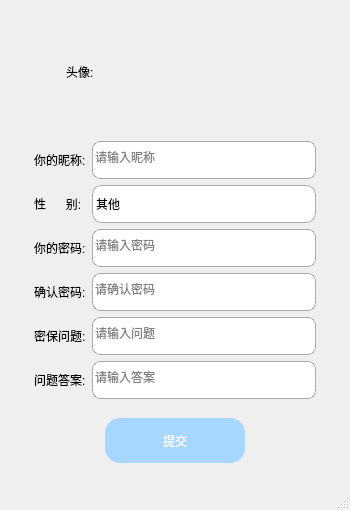
<?xml version="1.0" encoding="UTF-8"?>
<ui version="4.0">
 <class>RegisterWindow</class>
 <widget class="QMainWindow" name="RegisterWindow">
  <property name="windowModality">
   <enum>Qt::WindowModality::WindowModal</enum>
  </property>
  <property name="geometry">
   <rect>
    <x>0</x>
    <y>0</y>
    <width>350</width>
    <height>510</height>
   </rect>
  </property>
  <property name="minimumSize">
   <size>
    <width>350</width>
    <height>510</height>
   </size>
  </property>
  <property name="maximumSize">
   <size>
    <width>350</width>
    <height>510</height>
   </size>
  </property>
  <property name="windowTitle">
   <string>注册账号</string>
  </property>
  <property name="styleSheet">
   <string notr="true"/>
  </property>
  <widget class="QWidget" name="centralwidget">
   <layout class="QGridLayout" name="gridLayout_2">
    <item row="0" column="0">
     <layout class="QHBoxLayout" name="horizontalLayout_2">
      <item>
       <widget class="QLabel" name="label_4">
        <property name="sizePolicy">
         <sizepolicy hsizetype="Fixed" vsizetype="Fixed">
          <horstretch>0</horstretch>
          <verstretch>0</verstretch>
         </sizepolicy>
        </property>
        <property name="minimumSize">
         <size>
          <width>80</width>
          <height>80</height>
         </size>
        </property>
        <property name="maximumSize">
         <size>
          <width>47</width>
          <height>100</height>
         </size>
        </property>
        <property name="styleSheet">
         <string notr="true">font: 12pt &quot;Microsoft YaHei UI&quot;;

color:black;
</string>
        </property>
        <property name="text">
         <string>头像:</string>
        </property>
       </widget>
      </item>
      <item>
       <widget class="LabelRegis" name="lab_avator">
        <property name="sizePolicy">
         <sizepolicy hsizetype="Fixed" vsizetype="Fixed">
          <horstretch>0</horstretch>
          <verstretch>0</verstretch>
         </sizepolicy>
        </property>
        <property name="minimumSize">
         <size>
          <width>100</width>
          <height>100</height>
         </size>
        </property>
        <property name="maximumSize">
         <size>
          <width>100</width>
          <height>100</height>
         </size>
        </property>
        <property name="cursor">
         <cursorShape>PointingHandCursor</cursorShape>
        </property>
        <property name="styleSheet">
         <string notr="true"/>
        </property>
        <property name="text">
         <string/>
        </property>
       </widget>
      </item>
     </layout>
    </item>
    <item row="1" column="0">
     <layout class="QGridLayout" name="gridLayout">
      <item row="1" column="1" alignment="Qt::AlignmentFlag::AlignLeft">
       <widget class="QComboBox" name="cbbox_sex">
        <property name="sizePolicy">
         <sizepolicy hsizetype="Preferred" vsizetype="Maximum">
          <horstretch>0</horstretch>
          <verstretch>0</verstretch>
         </sizepolicy>
        </property>
        <property name="minimumSize">
         <size>
          <width>224</width>
          <height>38</height>
         </size>
        </property>
        <property name="maximumSize">
         <size>
          <width>224</width>
          <height>38</height>
         </size>
        </property>
        <property name="cursor">
         <cursorShape>PointingHandCursor</cursorShape>
        </property>
        <property name="contextMenuPolicy">
         <enum>Qt::ContextMenuPolicy::NoContextMenu</enum>
        </property>
        <property name="whatsThis">
         <string>&lt;html&gt;&lt;head/&gt;&lt;body&gt;&lt;p&gt;&lt;br/&gt;&lt;/p&gt;&lt;/body&gt;&lt;/html&gt;</string>
        </property>
        <property name="styleSheet">
         <string notr="true">QComboBox {
    font: 12pt &quot;Microsoft YaHei UI&quot;;
    border: 1px solid rgba(0, 0, 0, 0.3);
    border-radius: 8px;
    color: black;
    padding-right: 10px;
    padding-left: 3px;  
    text-align: left;  
    border-radius: 10px;
}
QComboBox::drop-down {
  border: none; 
}
QComboBox QAbstractItemView {
    background-color: white;
    border-radius: 0px;
    outline: 0;
    color: black;
    selection-background-color: rgb(235, 235, 235);
    selection-color: black;
    alternate-background-color: white;
}
QComboBox QAbstractItemView::item {
    background-color: white;
    color: black;
}
QComboBox QAbstractItemView::item:selected {
    background-color: rgb(235, 235, 235);
    color: black;
}
QComboBox QAbstractItemView::item:hover {
    background-color: rgb(242, 242, 242);
    color: black;
}</string>
        </property>
        <item>
         <property name="text">
          <string>其他</string>
         </property>
        </item>
        <item>
         <property name="text">
          <string>男</string>
         </property>
        </item>
        <item>
         <property name="text">
          <string>女</string>
         </property>
        </item>
       </widget>
      </item>
      <item row="5" column="0">
       <widget class="QLabel" name="lab_question">
        <property name="sizePolicy">
         <sizepolicy hsizetype="Maximum" vsizetype="Preferred">
          <horstretch>0</horstretch>
          <verstretch>0</verstretch>
         </sizepolicy>
        </property>
        <property name="styleSheet">
         <string notr="true">font: 12pt &quot;Microsoft YaHei UI&quot;;

color:black;
</string>
        </property>
        <property name="text">
         <string>问题答案:</string>
        </property>
       </widget>
      </item>
      <item row="4" column="1">
       <widget class="LineRegis" name="line_question">
        <property name="sizePolicy">
         <sizepolicy hsizetype="Expanding" vsizetype="Minimum">
          <horstretch>0</horstretch>
          <verstretch>0</verstretch>
         </sizepolicy>
        </property>
        <property name="minimumSize">
         <size>
          <width>224</width>
          <height>38</height>
         </size>
        </property>
        <property name="maximumSize">
         <size>
          <width>224</width>
          <height>38</height>
         </size>
        </property>
        <property name="contextMenuPolicy">
         <enum>Qt::ContextMenuPolicy::NoContextMenu</enum>
        </property>
        <property name="styleSheet">
         <string notr="true">font: 12pt &quot;Microsoft YaHei UI&quot;;
border: 1px solid rgba(0, 0, 0, 0.3);
border-radius: 8px;
color:grey;
</string>
        </property>
        <property name="text">
         <string>请输入问题</string>
        </property>
        <property name="maxLength">
         <number>12</number>
        </property>
       </widget>
      </item>
      <item row="1" column="0">
       <widget class="QLabel" name="lab_sex">
        <property name="sizePolicy">
         <sizepolicy hsizetype="Maximum" vsizetype="Preferred">
          <horstretch>0</horstretch>
          <verstretch>0</verstretch>
         </sizepolicy>
        </property>
        <property name="styleSheet">
         <string notr="true">font: 12pt &quot;Microsoft YaHei UI&quot;;

color:black;
</string>
        </property>
        <property name="text">
         <string>性      别:</string>
        </property>
       </widget>
      </item>
      <item row="3" column="0">
       <widget class="QLabel" name="label_password2">
        <property name="sizePolicy">
         <sizepolicy hsizetype="Maximum" vsizetype="Preferred">
          <horstretch>0</horstretch>
          <verstretch>0</verstretch>
         </sizepolicy>
        </property>
        <property name="styleSheet">
         <string notr="true">font: 12pt &quot;Microsoft YaHei UI&quot;;

color:black;
</string>
        </property>
        <property name="text">
         <string>确认密码:</string>
        </property>
       </widget>
      </item>
      <item row="2" column="1">
       <widget class="LineRegis" name="line_password">
        <property name="sizePolicy">
         <sizepolicy hsizetype="Expanding" vsizetype="Minimum">
          <horstretch>0</horstretch>
          <verstretch>0</verstretch>
         </sizepolicy>
        </property>
        <property name="minimumSize">
         <size>
          <width>224</width>
          <height>38</height>
         </size>
        </property>
        <property name="maximumSize">
         <size>
          <width>224</width>
          <height>38</height>
         </size>
        </property>
        <property name="contextMenuPolicy">
         <enum>Qt::ContextMenuPolicy::NoContextMenu</enum>
        </property>
        <property name="styleSheet">
         <string notr="true">font: 12pt &quot;Microsoft YaHei UI&quot;;
border: 1px solid rgba(0, 0, 0, 0.3);
border-radius: 8px;
color:grey;
</string>
        </property>
        <property name="text">
         <string>请输入密码</string>
        </property>
        <property name="maxLength">
         <number>12</number>
        </property>
       </widget>
      </item>
      <item row="3" column="1">
       <widget class="LineRegis" name="line_password2">
        <property name="sizePolicy">
         <sizepolicy hsizetype="Expanding" vsizetype="Minimum">
          <horstretch>0</horstretch>
          <verstretch>0</verstretch>
         </sizepolicy>
        </property>
        <property name="minimumSize">
         <size>
          <width>224</width>
          <height>38</height>
         </size>
        </property>
        <property name="maximumSize">
         <size>
          <width>224</width>
          <height>38</height>
         </size>
        </property>
        <property name="contextMenuPolicy">
         <enum>Qt::ContextMenuPolicy::NoContextMenu</enum>
        </property>
        <property name="styleSheet">
         <string notr="true">font: 12pt &quot;Microsoft YaHei UI&quot;;
border: 1px solid rgba(0, 0, 0, 0.3);
border-radius: 8px;
color:grey;
</string>
        </property>
        <property name="text">
         <string>请确认密码</string>
        </property>
        <property name="maxLength">
         <number>12</number>
        </property>
       </widget>
      </item>
      <item row="5" column="1">
       <widget class="LineRegis" name="line_answer">
        <property name="sizePolicy">
         <sizepolicy hsizetype="Expanding" vsizetype="Minimum">
          <horstretch>0</horstretch>
          <verstretch>0</verstretch>
         </sizepolicy>
        </property>
        <property name="minimumSize">
         <size>
          <width>224</width>
          <height>38</height>
         </size>
        </property>
        <property name="maximumSize">
         <size>
          <width>224</width>
          <height>38</height>
         </size>
        </property>
        <property name="contextMenuPolicy">
         <enum>Qt::ContextMenuPolicy::NoContextMenu</enum>
        </property>
        <property name="styleSheet">
         <string notr="true">font: 12pt &quot;Microsoft YaHei UI&quot;;
border: 1px solid rgba(0, 0, 0, 0.3);
border-radius: 8px;
color:grey;
</string>
        </property>
        <property name="text">
         <string>请输入答案</string>
        </property>
        <property name="maxLength">
         <number>12</number>
        </property>
       </widget>
      </item>
      <item row="2" column="0">
       <widget class="QLabel" name="lab_password">
        <property name="sizePolicy">
         <sizepolicy hsizetype="Maximum" vsizetype="Preferred">
          <horstretch>0</horstretch>
          <verstretch>0</verstretch>
         </sizepolicy>
        </property>
        <property name="styleSheet">
         <string notr="true">font: 12pt &quot;Microsoft YaHei UI&quot;;

color:black;
</string>
        </property>
        <property name="text">
         <string>你的密码:</string>
        </property>
       </widget>
      </item>
      <item row="0" column="1">
       <widget class="LineRegis" name="line_nickname">
        <property name="sizePolicy">
         <sizepolicy hsizetype="Expanding" vsizetype="Maximum">
          <horstretch>0</horstretch>
          <verstretch>0</verstretch>
         </sizepolicy>
        </property>
        <property name="minimumSize">
         <size>
          <width>224</width>
          <height>38</height>
         </size>
        </property>
        <property name="maximumSize">
         <size>
          <width>224</width>
          <height>38</height>
         </size>
        </property>
        <property name="contextMenuPolicy">
         <enum>Qt::ContextMenuPolicy::NoContextMenu</enum>
        </property>
        <property name="styleSheet">
         <string notr="true">font: 12pt &quot;Microsoft YaHei UI&quot;;
border: 1px solid rgba(0, 0, 0, 0.3);
border-radius: 8px;
color:grey;
</string>
        </property>
        <property name="text">
         <string>请输入昵称</string>
        </property>
        <property name="maxLength">
         <number>5</number>
        </property>
       </widget>
      </item>
      <item row="0" column="0">
       <widget class="QLabel" name="lab_nickname">
        <property name="sizePolicy">
         <sizepolicy hsizetype="Maximum" vsizetype="Preferred">
          <horstretch>0</horstretch>
          <verstretch>0</verstretch>
         </sizepolicy>
        </property>
        <property name="styleSheet">
         <string notr="true">font: 12pt &quot;Microsoft YaHei UI&quot;;

color:black;
</string>
        </property>
        <property name="text">
         <string>你的昵称:</string>
        </property>
       </widget>
      </item>
      <item row="4" column="0">
       <widget class="QLabel" name="label_question">
        <property name="sizePolicy">
         <sizepolicy hsizetype="Maximum" vsizetype="Preferred">
          <horstretch>0</horstretch>
          <verstretch>0</verstretch>
         </sizepolicy>
        </property>
        <property name="styleSheet">
         <string notr="true">font: 12pt &quot;Microsoft YaHei UI&quot;;

color:black;
</string>
        </property>
        <property name="text">
         <string>密保问题:</string>
        </property>
       </widget>
      </item>
     </layout>
    </item>
    <item row="2" column="0">
     <layout class="QHBoxLayout" name="horizontalLayout_3">
      <item>
       <spacer name="horizontalSpacer_2">
        <property name="orientation">
         <enum>Qt::Orientation::Horizontal</enum>
        </property>
        <property name="sizeType">
         <enum>QSizePolicy::Policy::Maximum</enum>
        </property>
        <property name="sizeHint" stdset="0">
         <size>
          <width>40</width>
          <height>20</height>
         </size>
        </property>
       </spacer>
      </item>
      <item>
       <widget class="QPushButton" name="submit_but">
        <property name="sizePolicy">
         <sizepolicy hsizetype="Fixed" vsizetype="Fixed">
          <horstretch>15</horstretch>
          <verstretch>10</verstretch>
         </sizepolicy>
        </property>
        <property name="minimumSize">
         <size>
          <width>140</width>
          <height>45</height>
         </size>
        </property>
        <property name="maximumSize">
         <size>
          <width>5</width>
          <height>16777215</height>
         </size>
        </property>
        <property name="cursor">
         <cursorShape>ArrowCursor</cursorShape>
        </property>
        <property name="contextMenuPolicy">
         <enum>Qt::ContextMenuPolicy::NoContextMenu</enum>
        </property>
        <property name="styleSheet">
         <string notr="true">QPushButton {
    font: 14pt &quot;Microsoft YaHei UI&quot;;
    background-color: rgb(167, 214, 255); 
    color: white;; 
   border-radius: 15px;
}
</string>
        </property>
        <property name="text">
         <string>提交</string>
        </property>
       </widget>
      </item>
      <item>
       <spacer name="horizontalSpacer">
        <property name="orientation">
         <enum>Qt::Orientation::Horizontal</enum>
        </property>
        <property name="sizeType">
         <enum>QSizePolicy::Policy::Maximum</enum>
        </property>
        <property name="sizeHint" stdset="0">
         <size>
          <width>40</width>
          <height>20</height>
         </size>
        </property>
       </spacer>
      </item>
     </layout>
    </item>
   </layout>
  </widget>
  <widget class="QMenuBar" name="menubar">
   <property name="geometry">
    <rect>
     <x>0</x>
     <y>0</y>
     <width>350</width>
     <height>21</height>
    </rect>
   </property>
  </widget>
  <widget class="QStatusBar" name="statusbar"/>
 </widget>
 <customwidgets>
  <customwidget>
   <class>LineRegis</class>
   <extends>QLineEdit</extends>
   <header location="global">RegisterWindow.h</header>
  </customwidget>
  <customwidget>
   <class>LabelRegis</class>
   <extends>QLabel</extends>
   <header location="global">RegisterWindow.h</header>
  </customwidget>
 </customwidgets>
 <resources/>
 <connections/>
</ui>
